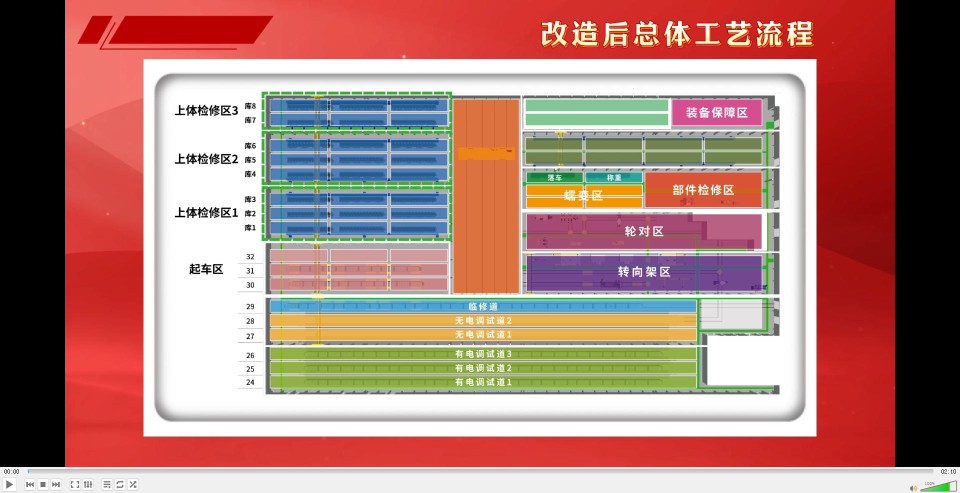
#> input picture video_frames/factory_frame_000_t0.0s.jpg.jpg, 1920 x 986 px (shown at 1/2 size)
$ python extract_precise_layout.py
#> lines starting #> are read from the running program, lines starting #| are printed output that depends on the picture; after the words box and inside, x2 and y2 are one past the last pixel; in counts of white or black regions, pixels touching at a corner belong together
import cv2
import numpy as np
import json
import shutil
import tempfile
import os

TEMP_DIR = tempfile.mkdtemp()
FRAME_DIR = r'f:\自开发程序\工厂建模\video_frames'
OUT_DIR = r'f:\自开发程序\工厂建模\video_analysis'
os.makedirs(OUT_DIR, exist_ok=True)

def safe_imread(src_path):
    name = os.path.basename(src_path)
    dst = os.path.join(TEMP_DIR, name)
    with open(src_path, 'rb') as f:
        data = f.read()
    with open(dst, 'wb') as f:
        f.write(data)
    img = cv2.imread(dst)
    os.remove(dst)
    return img

def find_color_regions(img, hsv, color_name, lower, upper, min_area=300):
    mask = cv2.inRange(hsv, np.array(lower), np.array(upper))
    kernel = np.ones((5,5), np.uint8)
    mask = cv2.morphologyEx(mask, cv2.MORPH_CLOSE, kernel, iterations=2)
    mask = cv2.morphologyEx(mask, cv2.MORPH_OPEN, kernel)
    contours, _ = cv2.findContours(mask, cv2.RETR_EXTERNAL, cv2.CHAIN_APPROX_SIMPLE)
    regions = []
    for cnt in contours:
        area = cv2.contourArea(cnt)
        if area < min_area:
            continue
        x, y, w, h = cv2.boundingRect(cnt)
        regions.append({'x': x, 'y': y, 'w': w, 'h': h, 'area': int(area)})
    regions.sort(key=lambda r: (r['y'], r['x']))
    return regions

# [16 lines left out: function find_text_regions, not called in this run]

print("=" * 70)
print("FACTORY LAYOUT: factory_frame_000_t0.0s.jpg.jpg")
print("=" * 70)

fp = os.path.join(FRAME_DIR, 'factory_frame_000_t0.0s.jpg.jpg')
img = safe_imread(fp)
#> in safe_imread, img is the input picture: shape (986, 1920, 3); mean B, G, R 119.9, 127.2, 173.1
h, w = img.shape[:2]
print(f"Image size: {w}x{h}")
#| Image size: 1920x986

hsv = cv2.cvtColor(img, cv2.COLOR_BGR2HSV)
#> hsv: shape (986, 1920, 3); mean H, S, V 27.3, 91.1, 182.3

green_regions = find_color_regions(img, hsv, 'green', (35, 40, 40), (85, 255, 255), 500)
#> in find_color_regions, `mask = cv2.morphologyEx(mask, cv2.MORPH_OPEN, kernel)`:
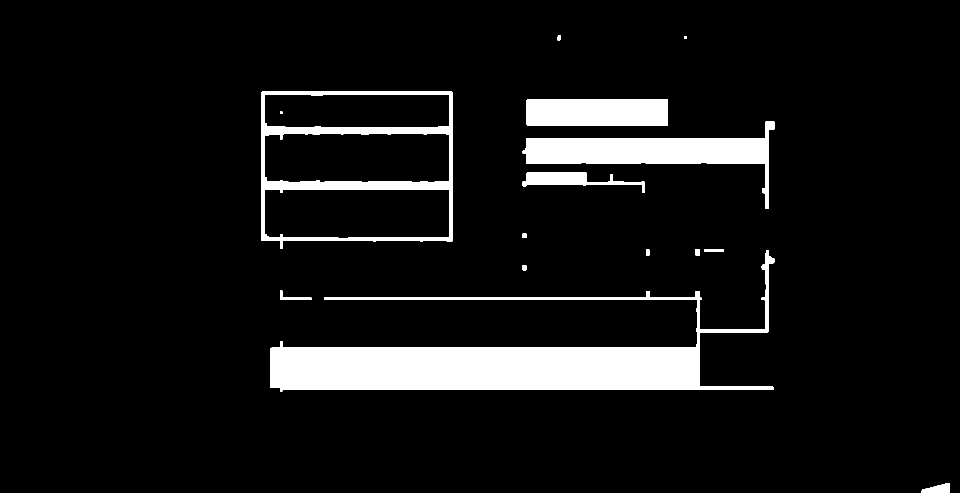
#> mask: shape (986, 1920) (shown at 1/2 size); 7.8% white; 15 white regions
#> in find_color_regions, `contours, _ = cv2.findContours(mask, cv2.RETR_EXTERNAL, cv2.CHAIN_APPR..`: contours = 14 contours; largest, box (x1, y1, x2, y2) and area: (523, 183, 905, 498) 113642, (540, 500, 1549, 783) 77582, (1045, 242, 1549, 418) 25187, (1052, 199, 1336, 251) 14430, (1044, 344, 1290, 386) 3730
#> the loop in find_color_regions, `for cnt in contours:` made 14 passes
#> (area, x, y, w, h) on passes 1, 4, 9, 10, 11, 12: (710, 1843, 966, 57, 20), (77581.5, 540, 500, 1009, 283), (3729.5, 1044, 344, 246, 42), (25187, 1045, 242, 504, 176), (14430, 1052, 199, 284, 52), (113641.5, 523, 183, 382, 315)
#> after the loop in find_color_regions, `for cnt in contours:`: regions = 6 items
#> green_regions = 6 items
print(f"\nGreen zones (上体检修区): {len(green_regions)}")
#| Green zones (上体检修区): 6
for i, r in enumerate(green_regions):
    print(f"  [{i}] x={r['x']}, y={r['y']}, w={r['w']}, h={r['h']}, area={r['area']}")
#> this loop made 6 passes
#> r on passes 1 to 6: {'x': 523, 'y': 183, 'w': 382, 'h': 315, 'area': 113641}, {'x': 1052, 'y': 199, 'w': 284, 'h': 52, 'area': 14430}, {'x': 1045, 'y': 242, 'w': 504, 'h': 176, 'area': 25187}, {'x': 1044, 'y': 344, 'w': 246, 'h': 42, 'area': 3729}, {'x': 540, 'y': 500, 'w': 1009, 'h': 283, 'area': 77581}, {'x': 1843, 'y': 966, 'w': 57, 'h': 20, 'area': 710}
#> (printed output is left out)

brown_regions = find_color_regions(img, hsv, 'brown', (10, 30, 50), (20, 180, 200), 500)
#> in find_color_regions (call 2), `contours, _ = cv2.findContours(mask, cv2.RETR_EXTERNAL, cv2.CHAIN_APPR..`: contours = 5 contours; box (x1, y1, x2, y2) and area: (1398, 376, 1440, 385) 232, (1452, 378, 1464, 383) 44, (1358, 377, 1364, 385) 32, (632, 579, 639, 584) 24, (1872, 982, 1880, 986) 21
#> the loop in find_color_regions (call 2), `for cnt in contours:` made 5 passes
#> (cnt, area) on passes 1 to 3: ([[1872, 982], [1872, 985], [1879, 985], [1879, 982]], 21), ([[632, 579], [632, 583], [638, 583], [638, 579]], 24), ([[1452, 378], [1452, 382], [1463, 382], [1463, 378]], 44)
#> brown_regions = []
print(f"\nBrown zones (起车区): {len(brown_regions)}")
#| Brown zones (起车区): 0
for i, r in enumerate(brown_regions):
    print(f"  [{i}] x={r['x']}, y={r['y']}, w={r['w']}, h={r['h']}, area={r['area']}")
#> this loop made 0 passes

dark_green_regions = find_color_regions(img, hsv, 'dark_green', (35, 20, 30), (85, 80, 90), 500)
#> dark_green_regions = []
print(f"\nDark green zones (装备保障区): {len(dark_green_regions)}")
#| Dark green zones (装备保障区): 0
for i, r in enumerate(dark_green_regions):
    print(f"  [{i}] x={r['x']}, y={r['y']}, w={r['w']}, h={r['h']}, area={r['area']}")

red_regions = find_color_regions(img, hsv, 'red_low', (0, 50, 50), (12, 255, 255), 500)
#> call 4 of find_color_regions, with color_name = 'red_low', lower = (0, 50, 50), upper = (12, 255, 255), min_area = 500
#> in find_color_regions (call 4), `mask = cv2.morphologyEx(mask, cv2.MORPH_CLOSE, kernel, iterations=2)`:
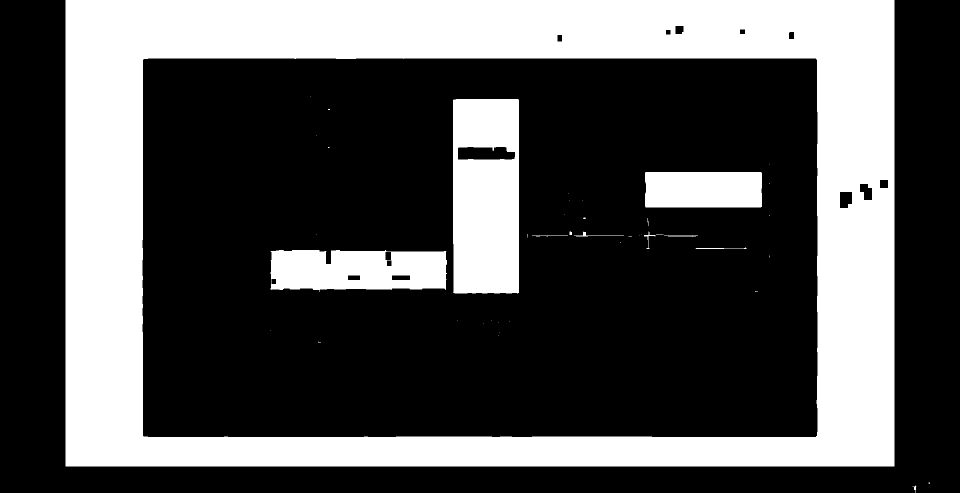
#> mask: shape (986, 1920) (shown at 1/2 size); 32.5% white; 43 white regions (32 under 20 px), largest, box (x1, y1, x2, y2) and area: (131, 0, 1789, 933) 524347, (906, 198, 1038, 587) 48615, (541, 500, 894, 584) 25582
#> in find_color_regions (call 4), `contours, _ = cv2.findContours(mask, cv2.RETR_EXTERNAL, cv2.CHAIN_APPR..`: contours = [[[131, 0], [131, 932], [1788, 932], [1788, 0]]]
#> the loop in find_color_regions (call 4), `for cnt in contours:` made 1 pass
#> (cnt, area, x, y, w, h) on pass 1: ([[131, 0], [131, 932], [1788, 932], [1788, 0]], 1544324, 131, 0, 1658, 933)
#> after the loop in find_color_regions (call 4), `for cnt in contours:`: regions = 1 item
#> red_regions = 1 item
red2 = find_color_regions(img, hsv, 'red_high', (160, 50, 50), (180, 255, 255), 500)
#> in find_color_regions (call 5), `contours, _ = cv2.findContours(mask, cv2.RETR_EXTERNAL, cv2.CHAIN_APPR..`: contours = 81 contours, 1 with area under 20; largest, box (x1, y1, x2, y2) and area: (1054, 428, 1523, 498) 32146, (1344, 199, 1523, 251) 9078, (640, 531, 846, 580) 4608, (1672, 328, 1790, 544) 2820, (541, 530, 626, 568) 1472
#> red2 = 8 items
red_regions.extend(red2)
print(f"\nRed zones (部件检修区): {len(red_regions)}")
#| Red zones (部件检修区): 9
for i, r in enumerate(red_regions):
    print(f"  [{i}] x={r['x']}, y={r['y']}, w={r['w']}, h={r['h']}, area={r['area']}")
#> this loop made 9 passes
#> r on passes 1 to 7: {'x': 131, 'y': 0, 'w': 1658, 'h': 933, 'area': 1544324}, {'x': 1785, 'y': 160, 'w': 5, 'h': 136, 'area': 540}, {'x': 1344, 'y': 199, 'w': 179, 'h': 52, 'area': 9077}, {'x': 1672, 'y': 328, 'w': 118, 'h': 216, 'area': 2819}, {'x': 1633, 'y': 416, 'w': 31, 'h': 176, 'area': 995}, {'x': 1054, 'y': 428, 'w': 469, 'h': 70, 'area': 32146}, {'x': 840, 'y': 529, 'w': 54, 'h': 50, 'area': 976}
#> (printed output is left out)

orange_regions = find_color_regions(img, hsv, 'orange', (10, 80, 80), (22, 255, 255), 500)
#> in find_color_regions (call 6), `contours, _ = cv2.findContours(mask, cv2.RETR_EXTERNAL, cv2.CHAIN_APPR..`: contours = 24 contours, 1 with area under 20; largest, box (x1, y1, x2, y2) and area: (907, 199, 1038, 586) 49852, (541, 625, 1392, 685) 43445, (1053, 370, 1523, 416) 12308, (1576, 48, 1623, 90) 1096, (1514, 51, 1563, 92) 1056
#> orange_regions = 10 items
print(f"\nOrange zones (缓车区/天车): {len(orange_regions)}")
#| Orange zones (缓车区/天车): 10
for i, r in enumerate(orange_regions):
    print(f"  [{i}] x={r['x']}, y={r['y']}, w={r['w']}, h={r['h']}, area={r['area']}")
#> this loop made 10 passes
#> r on passes 1 to 7: {'x': 1576, 'y': 48, 'w': 47, 'h': 42, 'area': 1096}, {'x': 1146, 'y': 51, 'w': 49, 'h': 41, 'area': 909}, {'x': 1456, 'y': 51, 'w': 40, 'h': 40, 'area': 726}, {'x': 1514, 'y': 51, 'w': 49, 'h': 41, 'area': 1056}, {'x': 1086, 'y': 58, 'w': 47, 'h': 34, 'area': 673}, {'x': 1340, 'y': 62, 'w': 38, 'h': 30, 'area': 580}, {'x': 1273, 'y': 67, 'w': 43, 'h': 24, 'area': 548}
#> (printed output is left out)

yellow_regions = find_color_regions(img, hsv, 'yellow', (22, 80, 80), (35, 255, 255), 300)
#> in find_color_regions (call 7), `contours, _ = cv2.findContours(mask, cv2.RETR_EXTERNAL, cv2.CHAIN_APPR..`: contours = 37 contours, 2 with area under 20; largest, box (x1, y1, x2, y2) and area: (1152, 51, 1193, 90) 700, (904, 657, 957, 681) 680, (1577, 58, 1622, 81) 520, (960, 660, 1001, 681) 398, (988, 633, 1023, 648) 308
#> yellow_regions = 5 items
print(f"\nYellow zones (天车): {len(yellow_regions)}")
#| Yellow zones (天车): 5
for i, r in enumerate(yellow_regions):
    print(f"  [{i}] x={r['x']}, y={r['y']}, w={r['w']}, h={r['h']}, area={r['area']}")
#> this loop made 5 passes
#> r on passes 1 to 5: {'x': 1152, 'y': 51, 'w': 41, 'h': 39, 'area': 699}, {'x': 1577, 'y': 58, 'w': 45, 'h': 23, 'area': 520}, {'x': 988, 'y': 633, 'w': 35, 'h': 15, 'area': 308}, {'x': 904, 'y': 657, 'w': 53, 'h': 24, 'area': 680}, {'x': 960, 'y': 660, 'w': 41, 'h': 21, 'area': 397}
#> (printed output is left out)

purple_regions = find_color_regions(img, hsv, 'purple', (125, 30, 30), (155, 255, 255), 500)
#> in find_color_regions (call 8), `contours, _ = cv2.findContours(mask, cv2.RETR_EXTERNAL, cv2.CHAIN_APPR..`: contours = 2 contours; box (x1, y1, x2, y2) and area: (1053, 511, 1529, 586) 32369, (1825, 977, 1830, 986) 32
#> purple_regions = 1 item
print(f"\nPurple zones (轮对区): {len(purple_regions)}")
#| Purple zones (轮对区): 1
for i, r in enumerate(purple_regions):
    print(f"  [{i}] x={r['x']}, y={r['y']}, w={r['w']}, h={r['h']}, area={r['area']}")
#> this loop made 1 pass
#> r on pass 1: {'x': 1053, 'y': 511, 'w': 476, 'h': 75, 'area': 32369}
#> (printed output is left out)

blue_regions = find_color_regions(img, hsv, 'blue', (95, 40, 40), (130, 255, 255), 500)
#> in find_color_regions (call 9), `mask = cv2.morphologyEx(mask, cv2.MORPH_OPEN, kernel)`:
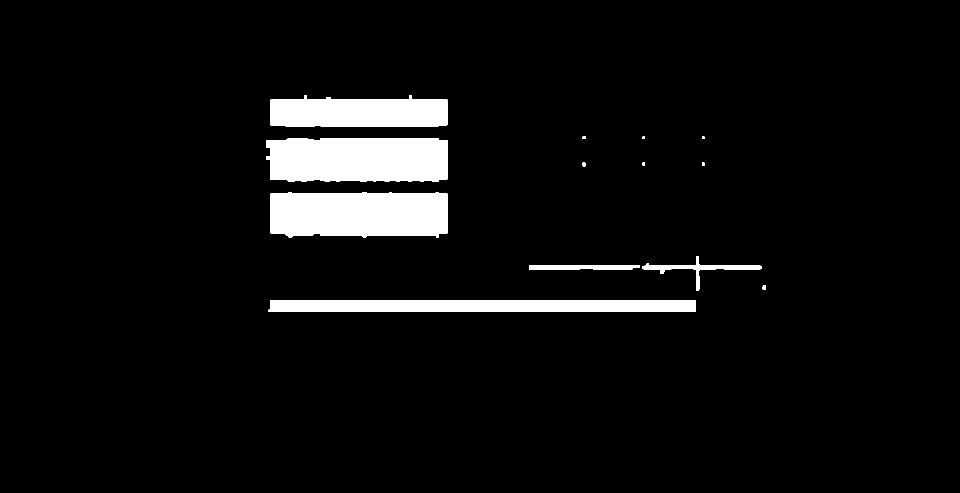
#> mask: shape (986, 1920) (shown at 1/2 size); 5.5% white; 13 white regions
#> in find_color_regions (call 9), `contours, _ = cv2.findContours(mask, cv2.RETR_EXTERNAL, cv2.CHAIN_APPR..`: contours = 13 contours, 2 with area under 20; largest, box (x1, y1, x2, y2) and area: (532, 276, 895, 364) 29684, (541, 384, 895, 475) 29530, (537, 600, 1392, 624) 19566, (541, 191, 895, 254) 19008, (1284, 512, 1523, 581) 2026
#> the loop in find_color_regions (call 9), `for cnt in contours:` made 13 passes
#> (area, x, y, w, h) on passes 1, 3, 4, 5, 9, 13: (19566.5, 537, 600, 855, 24), (1478, 1058, 531, 222, 8), (2026, 1284, 512, 239, 69), (29529.5, 541, 384, 354, 91), (29684.5, 532, 276, 363, 88), (19007.5, 541, 191, 354, 63)
#> after the loop in find_color_regions (call 9), `for cnt in contours:`: regions = 6 items
#> blue_regions = 6 items
print(f"\nBlue zones (转向架区): {len(blue_regions)}")
#| Blue zones (转向架区): 6
for i, r in enumerate(blue_regions):
    print(f"  [{i}] x={r['x']}, y={r['y']}, w={r['w']}, h={r['h']}, area={r['area']}")
#> this loop made 6 passes
#> r on passes 1 to 6: {'x': 541, 'y': 191, 'w': 354, 'h': 63, 'area': 19007}, {'x': 532, 'y': 276, 'w': 363, 'h': 88, 'area': 29684}, {'x': 541, 'y': 384, 'w': 354, 'h': 91, 'area': 29529}, {'x': 1284, 'y': 512, 'w': 239, 'h': 69, 'area': 2026}, {'x': 1058, 'y': 531, 'w': 222, 'h': 8, 'area': 1478}, {'x': 537, 'y': 600, 'w': 855, 'h': 24, 'area': 19566}
#> (printed output is left out)

gray = cv2.cvtColor(img, cv2.COLOR_BGR2GRAY)
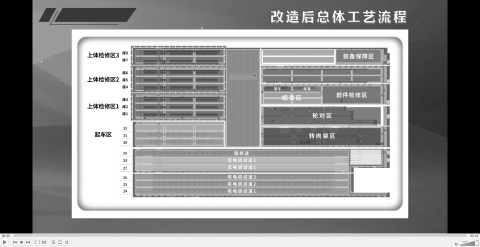
#> gray: shape (986, 1920) (shown at 1/4 size); min 0, max 255, mean 140.1
edges = cv2.Canny(gray, 50, 150)
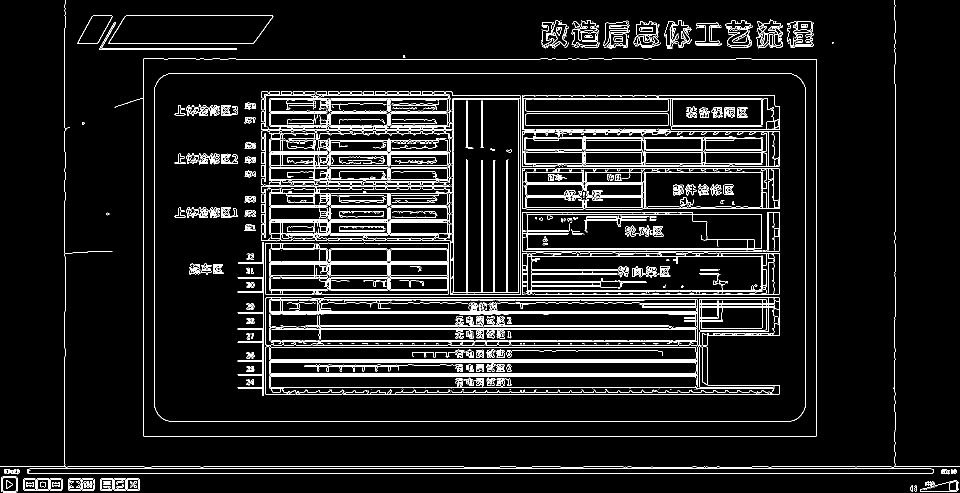
#> edges: shape (986, 1920) (shown at 1/2 size); 6.8% white in thin lines or dots
lines = cv2.HoughLinesP(edges, 1, np.pi/180, threshold=80, minLineLength=80, maxLineGap=15)
#> lines = 376 rows, first 6: [59, 937, 1862, 937], [55, 946, 1865, 946], [340, 843, 1579, 843], [336, 147, 1583, 147], [0, 933, 927, 933], [1209, 872, 1632, 872]

h_lines = []
if lines is not None:
    for line in lines:
        x1, y1, x2, y2 = line[0]
        angle = abs(np.arctan2(y2-y1, x2-x1) * 180 / np.pi)
        length = np.sqrt((x2-x1)**2 + (y2-y1)**2)
        if length < 100 or angle > 15:
            continue
        h_lines.append({'y': int((y1+y2)/2), 'x1': min(x1,x2), 'x2': max(x1,x2), 'length': round(length,1)})
#> this loop made 376 passes
#> (x1, y1, x2, y2, angle, length) on passes 1 to 3: (59, 937, 1862, 937, 0, 1803), (55, 946, 1865, 946, 0, 1810), (340, 843, 1579, 843, 0, 1239)
#> after the loop, h_lines = 286 items

h_lines.sort(key=lambda l: l['y'])
merged_h = []
for line in h_lines:
    if not merged_h or abs(line['y'] - merged_h[-1]['y']) > 8:
        merged_h.append(line)
    else:
        merged_h[-1]['x1'] = min(merged_h[-1]['x1'], line['x1'])
        merged_h[-1]['x2'] = max(merged_h[-1]['x2'], line['x2'])
#> this loop made 286 passes
#> line on passes 1 to 3: {'y': 31, 'x1': 252, 'x2': 545, 'length': 293}, {'y': 47, 'x1': 1453, 'x2': 1575, 'length': 122}, {'y': 52, 'x1': 1395, 'x2': 1527, 'length': 132}
#> after the loop, merged_h = 69 items

print(f"\nHorizontal track lines: {len(merged_h)}")
#| Horizontal track lines: 69
for i, l in enumerate(merged_h):
    print(f"  [{i}] y={l['y']}, x={l['x1']}-{l['x2']}, len={l['x2']-l['x1']}")
#> this loop made 69 passes
#> l on passes 1 to 8: {'y': 31, 'x1': 252, 'x2': 545, 'length': 293}, {'y': 47, 'x1': 1086, 'x2': 1625, 'length': 122}, {'y': 61, 'x1': 1085, 'x2': 1622, 'length': 194}, {'y': 72, 'x1': 1149, 'x2': 1625, 'length': 166}, {'y': 81, 'x1': 155, 'x2': 1627, 'length': 132}, {'y': 90, 'x1': 199, 'x2': 1627, 'length': 153}, {'y': 99, 'x1': 199, 'x2': 473, 'length': 274}, {'y': 117, 'x1': 287, 'x2': 1176, 'length': 120}
#> (printed output is left out)

print("\n" + "=" * 70)
print("BOGIE LAYOUT: bogie_frame_000_t0.0s.jpg")
print("=" * 70)

fp2 = os.path.join(FRAME_DIR, 'bogie_frame_000_t0.0s.jpg')
img2 = safe_imread(fp2)
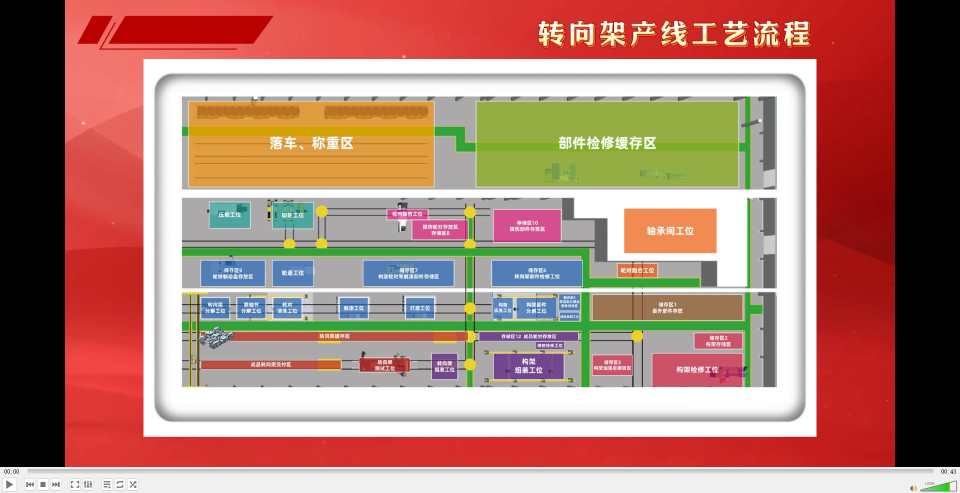
#> input picture video_frames/bogie_frame_000_t0.0s.jpg, 1920 x 986 px (shown at 1/2 size)
#> in safe_imread, img is the input picture: shape (986, 1920, 3); mean B, G, R 114.2, 127.2, 172.2
h2, w2 = img2.shape[:2]
print(f"Image size: {w2}x{h2}")
#| Image size: 1920x986

hsv2 = cv2.cvtColor(img2, cv2.COLOR_BGR2HSV)
#> hsv2: shape (986, 1920, 3); mean H, S, V 30.7, 90.5, 179.5

green2 = find_color_regions(img2, hsv2, 'green', (35, 40, 40), (85, 255, 255), 500)
#> in find_color_regions (call 10), `mask = cv2.morphologyEx(mask, cv2.MORPH_OPEN, kernel)`:
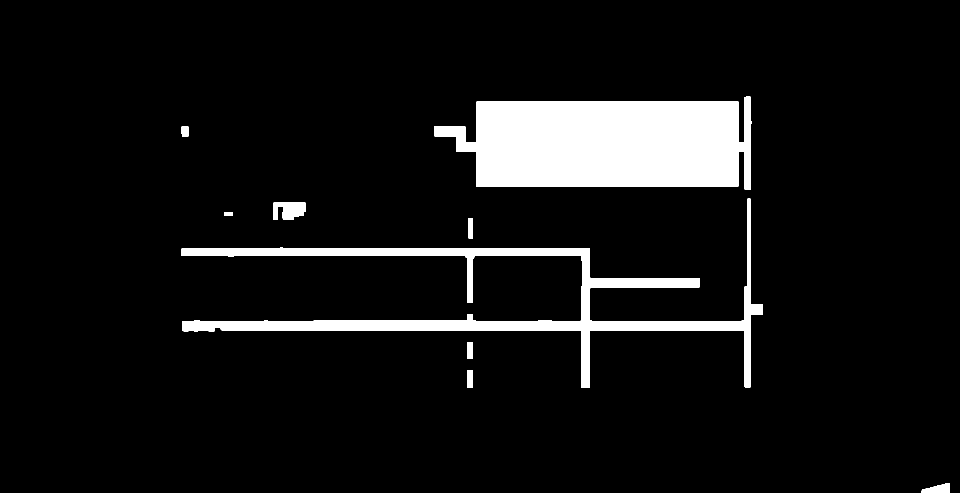
#> mask: shape (986, 1920) (shown at 1/2 size); 7.8% white; 9 white regions
#> in find_color_regions (call 10), `contours, _ = cv2.findContours(mask, cv2.RETR_EXTERNAL, cv2.CHAIN_APPR..`: contours = 9 contours; largest, box (x1, y1, x2, y2) and area: (868, 193, 1503, 380) 93630, (363, 397, 1526, 775) 46820, (547, 404, 611, 440) 1676, (1843, 966, 1900, 986) 710, (934, 740, 946, 775) 374
#> the loop in find_color_regions (call 10), `for cnt in contours:` made 9 passes
#> (the rest of the program and of its run is left out)
